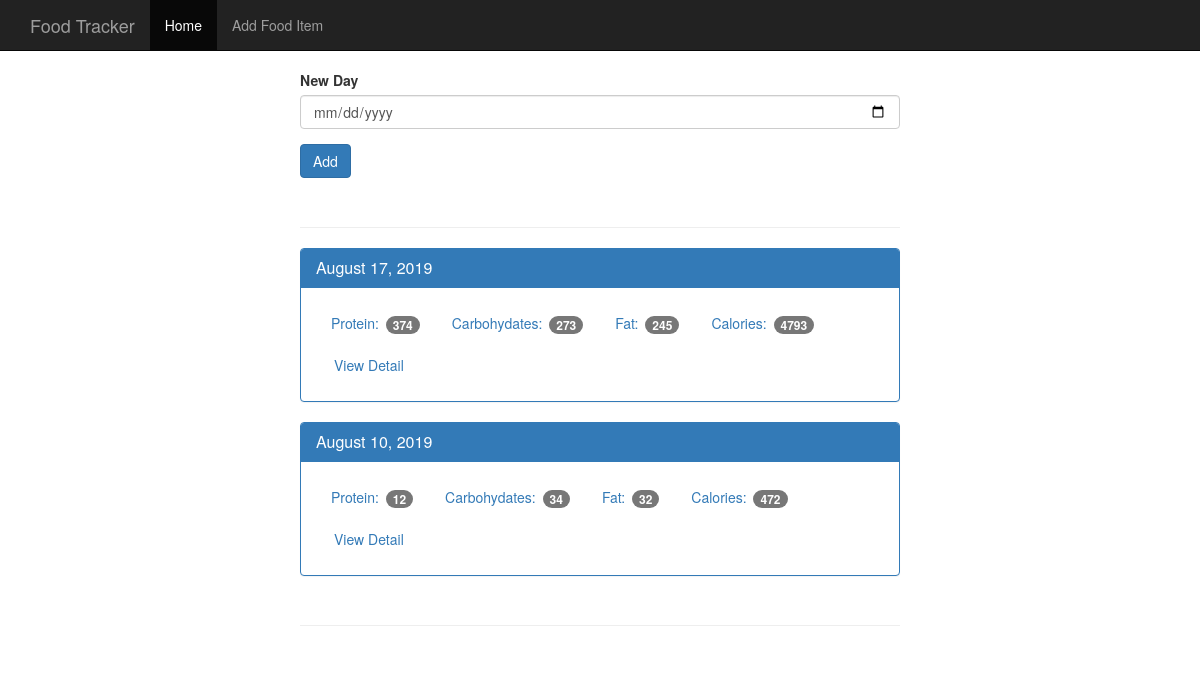
The page /home on the database its author committed.
### tables this page shows
CREATE TABLE log_date(
 id INTEGER PRIMARY KEY autoincrement,
 entry_date DATE NOT NULL
);

### app.py (the view)
@app.route("/",methods=['POST','GET'])
@app.route("/index",methods=['GET'])
@app.route("/home",methods=['GET'])
def index():
	db =  connect_db()
	if(request.method=='POST'):
		date =  request.form['date']
		db_date =  datetime.strptime(date,"%Y-%m-%d") #yyyy-mm-dd
		final_date =  datetime.strftime(db_date,"%Y%m%d") ## yyyymmdd
		db.execute("INSERT INTO log_date(entry_date) VALUES(?)",(final_date,))
		db.commit()
	cur =  db.execute("SELECT log_date.entry_date, SUM(food.protein) AS total_protein,SUM(food.carbohydrates) \
		AS total_carbohydrates,SUM(food.fat) AS total_fat,SUM(food.calories) AS \
		total_calories FROM log_date JOIN food_date ON food_date.log_date_id =  log_date.id \
		JOIN food on food.id =  food_date.food_id \
		GROUP BY log_date.id ORDER BY log_date.entry_date DESC")
	results =  cur.fetchall()
	data_result =  []
	for i in results:
		single_date =  {}
		single_date['date'] =  i['entry_date']
		single_date['protein'] =  i['total_protein']
		single_date['fat'] =  i['total_fat']
		single_date['carbohydrates'] =  i['total_carbohydrates']
		single_date['calories'] =  i['total_calories']
		d =  datetime.strptime(str(i['entry_date']),'%Y%m%d')
		single_date['entry_date'] =  datetime.strftime(d,"%B %d, %Y")
		data_result.append(single_date)
	return render_template("home.html",results=data_result)

### database.py (called while the page is built)
def connect_db():
	sql =  sqlite3.connect('food_log.db')
	sql.row_factory = sqlite3.Row
	return sql

### templates/home.html (shortened to what this page needs)
  {% extends 'base.html' %}
    {% block main %}
      <div class="row">
        <div>
          <form method="POST" action="/">
            <div class="form-group">
              <label for="new-day">New Day</label>
              <input type="date" class="form-control" id="new-day" name="date" required="true">
            </div>
            <button type="submit" class="btn btn-primary">Add</button>
          </form>
          <div class="page-header"></div>
          {% for row in results %}
          <div class="panel panel-primary">
            <div class="panel-heading">
              <h3 class="panel-title">{{ row.entry_date }}</h3>
            </div>
            <div class="panel-body">
              <ul class="nav nav-pills" role="tablist">
                <li><a>Protein: <span class="badge">{{ row.protein }}</span></a></li>
                <li><a>Carbohydates: <span class="badge">{{ row.carbohydrates }}</span></a></li>
                <li><a>Fat: <span class="badge">{{ row.fat }}</span></a></li>
                <li><a>Calories: <span class="badge">{{ row.calories }}</span></a></li>
                <li><a href="{{ url_for('view',date=row.date) }}" type="button" class="btn btn-link">View Detail</a></li>
              </ul>
            </div>
          </div>
          {% endfor %}
          <div class="page-header"></div>
        </div>
      </div>
    {% endblock %}

### static/css/theme.css (style rules this page uses)
body { padding-top: 70px; padding-bottom: 30px; }

### rows shown on the page
log_date: entry_date "August 17, 2019", protein "374", carbohydrates "273", fat "245", calories "4793"
log_date: entry_date "August 10, 2019", protein "12", carbohydrates "34", fat "32", calories "472"
